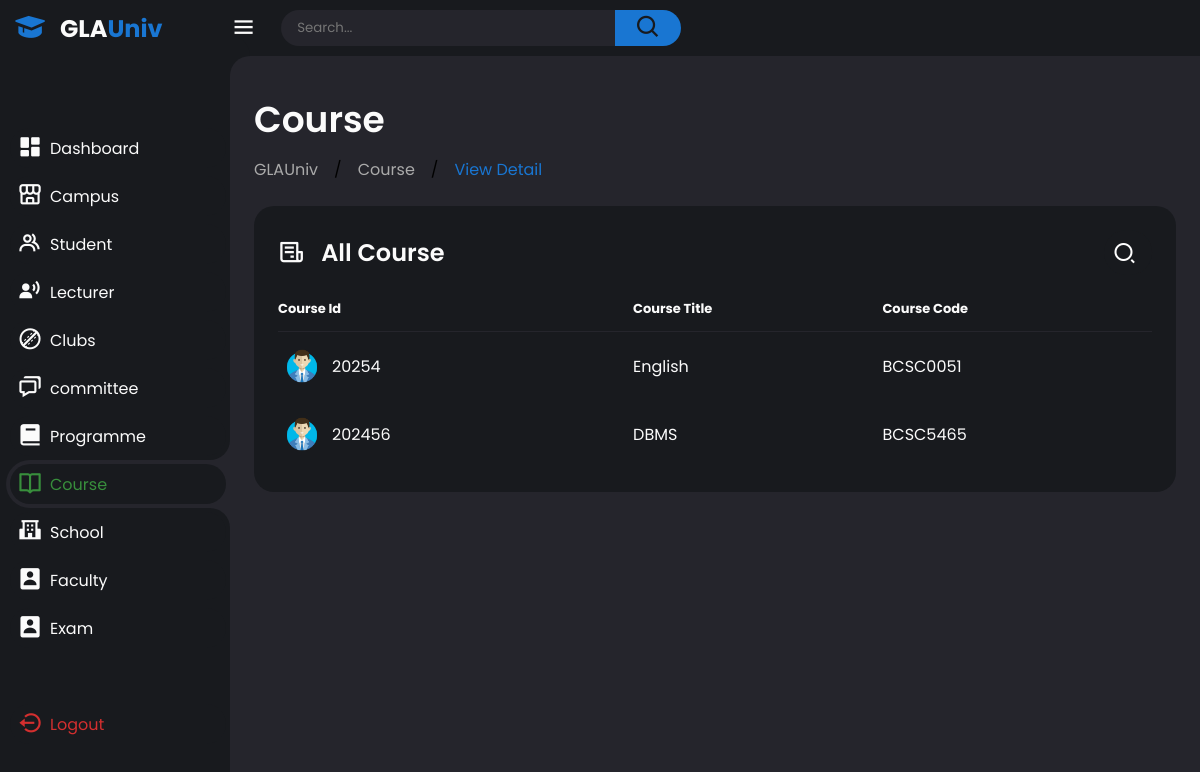
Screenshot of /All_files/View/course_view.php (signed in) with the database file from the repository.
### tables this page shows
CREATE TABLE `course` (
  `course_id` int(11) NOT NULL,
  `course_code` varchar(20) DEFAULT NULL,
  `course_title` varchar(255) DEFAULT NULL,
  `programme_id` int(11) DEFAULT NULL,
  `prerequisite_course_id` int(11) DEFAULT NULL
);

### All_files/View/course_view.php (the view, shortened to what this page needs)
<?php
include("../php_files/Database.php");
?>
<!DOCTYPE html>
<html lang="en">
<head>
    <link href='https://unpkg.com/boxicons@2.1.4/css/boxicons.min.css' rel='stylesheet'>
    <link rel="stylesheet" href="../../css files/Panel.css">
    <link href="https://cdn.jsdelivr.net/npm/remixicon@2.5.0/fonts/remixicon.css" rel="stylesheet">
    <link rel="stylesheet" href="../../css files/search.css">
</head>
<body class="dark">
    <div class="sidebar">
        <a href="#" class="logo">
            <i class='bx bxs-graduation'></i>
            <div class="logo-name"><span>GLA</span>Univ</div>
        </a>
        <ul class="side-menu">
            <li><a href="../dashboard/Panel.php"><i class='bx bxs-dashboard'></i>Dashboard</a></li>
            <li><a href="../dashboard/Campus.php"><i class='bx bx-store-alt'></i>Campus</a></li>
            <li><a href="../dashboard/Student.php"><i class='bx bx-group' ></i>Student</a></li>
            <li><a href="../dashboard/lecturer.php"><i class='bx bxs-user-voice' ></i>Lecturer</a></li>
            <li><a href="../dashboard/clubs.php"><i class='bx bx-cricket-ball' ></i>Clubs</a></li>
            <li><a href="../dashboard/committee.php"><i class='bx bx-chat' ></i>committee</a></li>
            <li><a href="../dashboard/programme.php"><i class='bx bxs-book' ></i>Programme</a></li>
            <li   class="active"><a href="../dashboard/course.php"><i class='bx bx-book-open' ></i>Course</a></li>
            <li><a href="../dashboard/school.php"><i class='bx bxs-school' ></i>School</a></li>
            <li><a href="../dashboard/faculty.php"><i class='bx bxs-user-rectangle' ></i>Faculty</a></li>
            <li><a href="../dashboard/exam.php"><i class='bx bxs-user-rectangle' ></i>Exam</a></li>
        </ul>
        <ul class="side-menu">
            <li>
                <a href="Logout.php" class="logout">
                    <i class='bx bx-log-out-circle'></i>
                    Logout
                </a>
            </li>
        </ul>
    </div>
    <div class="content">
        <nav>
            <i class='bx bx-menu'></i>
            <form action="#">
                <div class="form-input">
                    <input type="search" placeholder="Search...">
                    <button class="search-btn" type="submit"><i class='bx bx-search'></i></button>
                </div>
            </form>
        </nav>
        <main>
            <div class="header">
                <div class="left">
                    <h1>Course</h1>
                    <ul class="breadcrumb">
                        <li><a href="#">
                                GLAUniv
                            </a></li>
                        /
                        <li><a href="#"">Course</a></li>
                        /
                        <li><a href="#" class="active">View Detail</a></li>
                    </ul>
                </div>
            </div>
            <div class="bottom-data">
                <div class="orders">
                    <div class="header">
                        <i class='bx bx-receipt'></i>
                        <h3>All Course</h3>
                        <form action="https://www.google.com/search" class="search" id="search-bar">
                            <div class="search__button" id="search-button">
                                <i class="ri-search-2-line search__icon"></i>
                            </div>
                        </form>
                    </div>
                    <table>
                        <thead>
                            <tr>
                                <th>Course Id</th>
                                <th>Course Title</th>
                                <th>Course Code</th>
                            </tr>
                        </thead>
                        <tbody style="margin-right:50px">
                            <?php
                                $recent_club = "SELECT * FROM course";
                                $result = mysqli_query($conn, $recent_club);
                                if ($result) {
                                    if (mysqli_num_rows($result) > 0) {
                                        while ($row = mysqli_fetch_assoc($result)) {
                                            echo '<tr>';
                                            echo '<td>';
                                            echo '<img src="../../images/User.png">';
                                            echo '<p>' . $row['course_id'] . '</p>';
                                            echo '</td>';
                                            echo '<td>' . $row['course_title'] . '</td>';
                                            echo '<td>' . $row['course_code'] . '</td>';
                                            echo '</tr>';
                                        }
                                    }
                                     else {
                                        echo '<tr><td colspan="3">No recent students found.</td></tr>';
                                    }
                                } else {
                                    echo 'Error: ' . mysqli_error($connection);
                                }
                            ?>
                        </tbody>
                    </table>
                </div>
            </div>
        </main>
    </div>
</body>
</html>

### css files/search.css (style rules this page uses)
:root { --dark-color: hsl(222, 24%, 8%); --white-color: #fff; --body-color: hsl(222, 100%, 99%); --body-font: "Poppins", sans-serif; --small-font-size: .813rem; }
@media screen and (min-width: 968px) { :root { --small-font-size: .875rem; } }
.search { position: relative; width: 48px; height: 45px; background-color: #181a1e; border-radius: 10rem; padding: 10px; overflow: hidden; transition: width 0.5s cubic-bezier(0.9, 0, 0.3, 0.9); }
.search__button { width: 57px; height: 57px; background-color:#181a1e; border-radius: 50%; position: absolute; top: 0; bottom: 0; right: -1px; margin: auto; display: grid; place-items: center; cursor: pointer; transition: transform 0.6s cubic-bezier(0.9, 0, 0.3, 0.9); }
.search__icon, .search__close { color: var(--white-color); font-size: 1.5rem; position: absolute; transition: opacity 0.5s cubic-bezier(0.9, 0, 0.3, 0.9); }

### rows the page displays
course: course_id "20254", course_title "English", course_code "BCSC0051"
course: course_id "202456", course_title "DBMS", course_code "BCSC5465"
